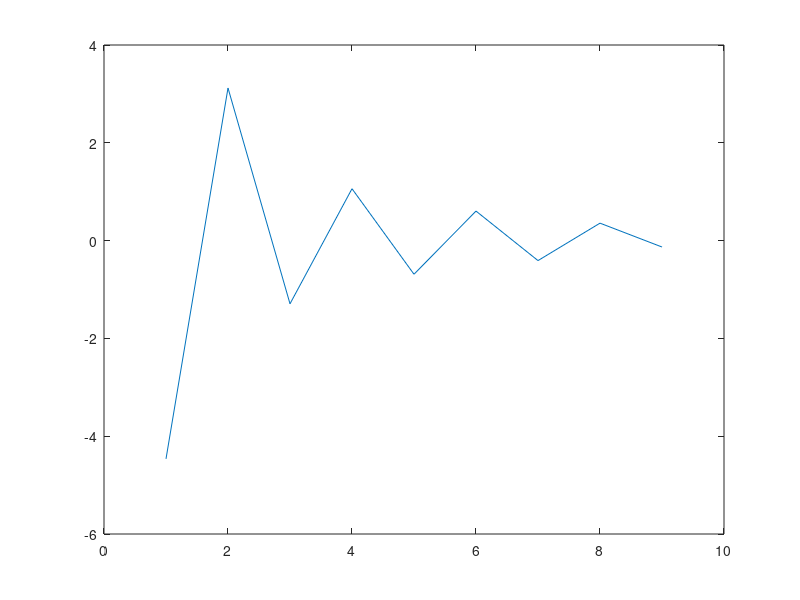

This chart was generated by the following MATLAB code:
PointData=[-4.2490 -0.8599;
    -4.230607 -0.8277521;
    -4.1745229 -0.79347879;
    -4.0552773 -0.7479157;
    -3.8535058 -0.69086123;
    -3.6240239 -0.63797694;
    -3.328908 -0.57846528;
    -3.0118942 -0.52067065;
    -2.663825 -0.46204835;
    -2.115184 -0.37608668];
PointData(:,1)=PointData(:,1)-(-4.2490);
PointData(:,2)=PointData(:,2)-(-0.8599);

PointX=PointData(2:10,1);
PointY=PointData(2:10,2);

PointA=[-2.10921 -0.699441]'-[-4.2490 -0.8599]';
k_zita=PointA(2)/PointA(1);

zita=PointData(2:10,1);

C=zeros(9,9);
for i=1:9
   for j=1:9
      %C(i,j)= PointY(i)/((PointX(i)-zita(j))^2+(PointY(i)-k_zita*zita(j))^2);
      tt=atan((PointY(i)-k_zita*zita(j))/(PointX(i)-zita(j)));
      if (PointX(i)-zita(j))<0
          tt=tt+pi;
      end
      
      C(i,j)=tt;
   end
end

m=-C^-1*PointY;
plot(m)